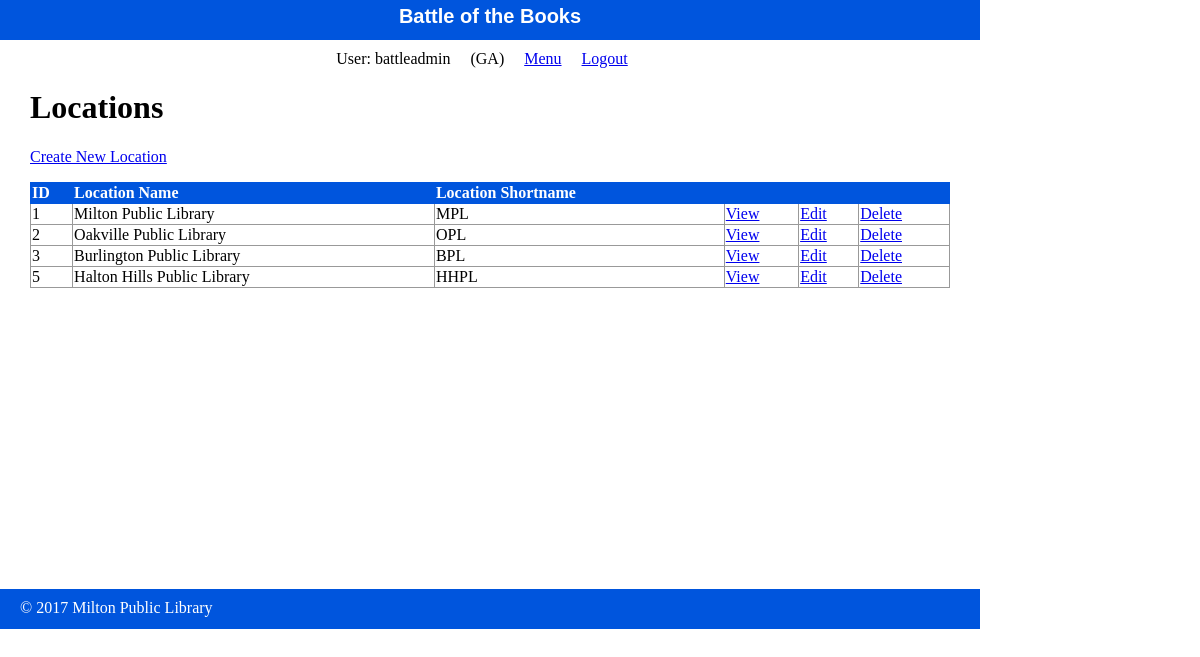
/public/staff/locations/index.php (signed in), run on the app's committed database.
### tables this page shows
CREATE TABLE `locations` (
  `id` int(4) NOT NULL,
  `location_name` varchar(255) DEFAULT NULL,
  `location_shortname` varchar(4) DEFAULT NULL
);

### private/functions.php (called while the page is built, shortened)
<?php
function url_for($script_path) {
  return WWW_ROOT . $script_path;
}
function u($string="") {
  return urlencode($string);
}
function h($string="") {
  return htmlspecialchars($string);
}
 ?>

### private/query_functions.php (called while the page is built, shortened)
<?php
  function find_all_locations() {
      global $db;
      $sql = "SELECT * FROM locations ";
      $sql .= "ORDER BY id ASC";
      $result = mysqli_query($db, $sql);
      return $result;
    }
?>

### public/staff/locations/index.php (the view, shortened to what this page needs)
<?php
  $locations = find_all_locations();
?>
<?php include(SHARED_PATH . '/staff_header.php')?>
    <div id="content">
      <div class="location listing">
        <h1>Locations</h1>
        <div class="actions">
          <a class="action" href="<?php echo url_for('/staff/locations/new.php')?>">Create New Location</a>
        </div>
      	<table class="list">
      	  <tr>
            <th>ID</th>
            <th>Location Name</th>
            <th>Location Shortname</th>
            <th>&nbsp;</th>
            <th>&nbsp;</th>
            <th>&nbsp;</th>
      	  </tr>
          <?php foreach($locations as $location) { ?>
            <tr>
              <td><?php echo $location['id']; ?></td>
              <td><?php echo $location['location_name']; ?></td>
              <td><?php echo $location['location_shortname'];?></td>
              <td><a class="action" href="<?php echo
              url_for('/staff/locations/show.php?id=' . h(u($location['id'])));
              ?>">View</a></td>
              <td><a class="action" href="<?php echo
              url_for('/staff/locations/edit.php?id=' . h(u($location['id'])));
              ?>">Edit</a></td>
              <td><a class="action" href="<?php echo url_for('/staff/locations/delete.php?id=' . h(u($location['id'])));
              ?>">Delete</a></td>
        	  </tr>
          <?php } ?>
      	</table>
      </div>
    </div>
<?php include(SHARED_PATH . '/staff_footer.php')?>

### public/stylesheets/staff.css (style rules this page uses)
html { height: 100%; width: 100%; }
body { height: 980px; width: 100%; margin: 0; padding: 0; }
#content { width: 920px; min-height: 500px; padding: 0 30px; }
.actions { margin-bottom: 1em; }
table { border-collapse: collapse; vertical-align: top; }
table.list { width: 100%; }
table.list tr td { border: 1px solid #999999; }
table.list tr th { border: 1px solid #0055DD; background: #0055DD; color: white; text-align: left; }

### data on the page
locations: id "1", location_name "Milton Public Library", location_shortname "MPL"
locations: id "2", location_name "Oakville Public Library", location_shortname "OPL"
locations: id "3", location_name "Burlington Public Library", location_shortname "BPL"
locations: id "5", location_name "Halton Hills Public Library", location_shortname "HHPL"

### other printed values
$_SESSION['username'] "battleadmin"
